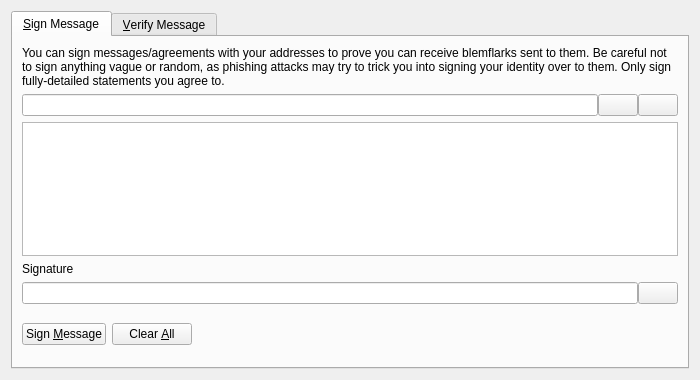
<?xml version="1.0" encoding="UTF-8"?>
<ui version="4.0">
 <class>SignVerifyMessageDialog</class>
 <widget class="QDialog" name="SignVerifyMessageDialog">
  <property name="geometry">
   <rect>
    <x>0</x>
    <y>0</y>
    <width>700</width>
    <height>380</height>
   </rect>
  </property>
  <property name="windowTitle">
   <string>Signatures - Sign / Verify a Message</string>
  </property>
  <property name="modal">
   <bool>true</bool>
  </property>
  <layout class="QVBoxLayout" name="verticalLayout">
   <item>
    <widget class="QTabWidget" name="tabWidget">
     <property name="currentIndex">
      <number>0</number>
     </property>
     <widget class="QWidget" name="tabSignMessage">
      <attribute name="title">
       <string>&amp;Sign Message</string>
      </attribute>
      <layout class="QVBoxLayout" name="verticalLayout_SM">
       <item>
        <widget class="QLabel" name="infoLabel_SM">
         <property name="text">
          <string>You can sign messages/agreements with your addresses to prove you can receive blemflarks sent to them. Be careful not to sign anything vague or random, as phishing attacks may try to trick you into signing your identity over to them. Only sign fully-detailed statements you agree to.</string>
         </property>
         <property name="textFormat">
          <enum>Qt::PlainText</enum>
         </property>
         <property name="wordWrap">
          <bool>true</bool>
         </property>
        </widget>
       </item>
       <item>
        <layout class="QHBoxLayout" name="horizontalLayout_1_SM">
         <property name="spacing">
          <number>0</number>
         </property>
         <item>
          <widget class="QValidatedLineEdit" name="addressIn_SM">
           <property name="toolTip">
            <string>The Blemflark address to sign the message with</string>
           </property>
          </widget>
         </item>
         <item>
          <widget class="QPushButton" name="addressBookButton_SM">
           <property name="toolTip">
            <string>Choose previously used address</string>
           </property>
           <property name="text">
            <string/>
           </property>
           <property name="icon">
            <iconset resource="../blemflark.qrc">
             <normaloff>:/icons/address-book</normaloff>:/icons/address-book</iconset>
           </property>
           <property name="shortcut">
            <string>Alt+A</string>
           </property>
           <property name="autoDefault">
            <bool>false</bool>
           </property>
          </widget>
         </item>
         <item>
          <widget class="QPushButton" name="pasteButton_SM">
           <property name="toolTip">
            <string>Paste address from clipboard</string>
           </property>
           <property name="text">
            <string/>
           </property>
           <property name="icon">
            <iconset resource="../blemflark.qrc">
             <normaloff>:/icons/editpaste</normaloff>:/icons/editpaste</iconset>
           </property>
           <property name="shortcut">
            <string>Alt+P</string>
           </property>
           <property name="autoDefault">
            <bool>false</bool>
           </property>
          </widget>
         </item>
        </layout>
       </item>
       <item>
        <widget class="QPlainTextEdit" name="messageIn_SM">
         <property name="toolTip">
          <string>Enter the message you want to sign here</string>
         </property>
        </widget>
       </item>
       <item>
        <widget class="QLabel" name="signatureLabel_SM">
         <property name="text">
          <string>Signature</string>
         </property>
         <property name="textFormat">
          <enum>Qt::PlainText</enum>
         </property>
        </widget>
       </item>
       <item>
        <layout class="QHBoxLayout" name="horizontalLayout_2_SM">
         <property name="spacing">
          <number>0</number>
         </property>
         <item>
          <widget class="QLineEdit" name="signatureOut_SM">
           <property name="font">
            <font>
             <italic>true</italic>
            </font>
           </property>
           <property name="readOnly">
            <bool>true</bool>
           </property>
          </widget>
         </item>
         <item>
          <widget class="QPushButton" name="copySignatureButton_SM">
           <property name="toolTip">
            <string>Copy the current signature to the system clipboard</string>
           </property>
           <property name="text">
            <string/>
           </property>
           <property name="icon">
            <iconset resource="../blemflark.qrc">
             <normaloff>:/icons/editcopy</normaloff>:/icons/editcopy</iconset>
           </property>
           <property name="autoDefault">
            <bool>false</bool>
           </property>
          </widget>
         </item>
        </layout>
       </item>
       <item>
        <layout class="QHBoxLayout" name="horizontalLayout_3_SM">
         <item>
          <widget class="QPushButton" name="signMessageButton_SM">
           <property name="toolTip">
            <string>Sign the message to prove you own this Blemflark address</string>
           </property>
           <property name="text">
            <string>Sign &amp;Message</string>
           </property>
           <property name="icon">
            <iconset resource="../blemflark.qrc">
             <normaloff>:/icons/edit</normaloff>:/icons/edit</iconset>
           </property>
           <property name="autoDefault">
            <bool>false</bool>
           </property>
          </widget>
         </item>
         <item>
          <widget class="QPushButton" name="clearButton_SM">
           <property name="toolTip">
            <string>Reset all sign message fields</string>
           </property>
           <property name="text">
            <string>Clear &amp;All</string>
           </property>
           <property name="icon">
            <iconset resource="../blemflark.qrc">
             <normaloff>:/icons/remove</normaloff>:/icons/remove</iconset>
           </property>
           <property name="autoDefault">
            <bool>false</bool>
           </property>
          </widget>
         </item>
         <item>
          <spacer name="horizontalSpacer_1_SM">
           <property name="orientation">
            <enum>Qt::Horizontal</enum>
           </property>
           <property name="sizeHint" stdset="0">
            <size>
             <width>40</width>
             <height>48</height>
            </size>
           </property>
          </spacer>
         </item>
         <item>
          <widget class="QLabel" name="statusLabel_SM">
           <property name="font">
            <font>
             <weight>75</weight>
             <bold>true</bold>
            </font>
           </property>
           <property name="text">
            <string/>
           </property>
           <property name="wordWrap">
            <bool>true</bool>
           </property>
          </widget>
         </item>
         <item>
          <spacer name="horizontalSpacer_2_SM">
           <property name="orientation">
            <enum>Qt::Horizontal</enum>
           </property>
           <property name="sizeHint" stdset="0">
            <size>
             <width>40</width>
             <height>48</height>
            </size>
           </property>
          </spacer>
         </item>
        </layout>
       </item>
      </layout>
     </widget>
     <widget class="QWidget" name="tabVerifyMessage">
      <attribute name="title">
       <string>&amp;Verify Message</string>
      </attribute>
      <layout class="QVBoxLayout" name="verticalLayout_VM">
       <item>
        <widget class="QLabel" name="infoLabel_VM">
         <property name="text">
          <string>Enter the receiver's address, message (ensure you copy line breaks, spaces, tabs, etc. exactly) and signature below to verify the message. Be careful not to read more into the signature than what is in the signed message itself, to avoid being tricked by a man-in-the-middle attack. Note that this only proves the signing party receives with the address, it cannot prove sendership of any transaction!</string>
         </property>
         <property name="textFormat">
          <enum>Qt::PlainText</enum>
         </property>
         <property name="alignment">
          <set>Qt::AlignLeading|Qt::AlignLeft|Qt::AlignTop</set>
         </property>
         <property name="wordWrap">
          <bool>true</bool>
         </property>
        </widget>
       </item>
       <item>
        <layout class="QHBoxLayout" name="horizontalLayout_1_VM">
         <property name="spacing">
          <number>0</number>
         </property>
         <item>
          <widget class="QValidatedLineEdit" name="addressIn_VM">
           <property name="toolTip">
            <string>The Blemflark address the message was signed with</string>
           </property>
          </widget>
         </item>
         <item>
          <widget class="QPushButton" name="addressBookButton_VM">
           <property name="toolTip">
            <string>Choose previously used address</string>
           </property>
           <property name="text">
            <string/>
           </property>
           <property name="icon">
            <iconset resource="../blemflark.qrc">
             <normaloff>:/icons/address-book</normaloff>:/icons/address-book</iconset>
           </property>
           <property name="shortcut">
            <string>Alt+A</string>
           </property>
           <property name="autoDefault">
            <bool>false</bool>
           </property>
          </widget>
         </item>
        </layout>
       </item>
       <item>
        <widget class="QPlainTextEdit" name="messageIn_VM"/>
       </item>
       <item>
        <widget class="QValidatedLineEdit" name="signatureIn_VM"/>
       </item>
       <item>
        <layout class="QHBoxLayout" name="horizontalLayout_2_VM">
         <item>
          <widget class="QPushButton" name="verifyMessageButton_VM">
           <property name="toolTip">
            <string>Verify the message to ensure it was signed with the specified Blemflark address</string>
           </property>
           <property name="text">
            <string>Verify &amp;Message</string>
           </property>
           <property name="icon">
            <iconset resource="../blemflark.qrc">
             <normaloff>:/icons/transaction_0</normaloff>:/icons/transaction_0</iconset>
           </property>
           <property name="autoDefault">
            <bool>false</bool>
           </property>
          </widget>
         </item>
         <item>
          <widget class="QPushButton" name="clearButton_VM">
           <property name="toolTip">
            <string>Reset all verify message fields</string>
           </property>
           <property name="text">
            <string>Clear &amp;All</string>
           </property>
           <property name="icon">
            <iconset resource="../blemflark.qrc">
             <normaloff>:/icons/remove</normaloff>:/icons/remove</iconset>
           </property>
           <property name="autoDefault">
            <bool>false</bool>
           </property>
          </widget>
         </item>
         <item>
          <spacer name="horizontalSpacer_1_VM">
           <property name="orientation">
            <enum>Qt::Horizontal</enum>
           </property>
           <property name="sizeHint" stdset="0">
            <size>
             <width>40</width>
             <height>48</height>
            </size>
           </property>
          </spacer>
         </item>
         <item>
          <widget class="QLabel" name="statusLabel_VM">
           <property name="font">
            <font>
             <weight>75</weight>
             <bold>true</bold>
            </font>
           </property>
           <property name="text">
            <string/>
           </property>
           <property name="wordWrap">
            <bool>true</bool>
           </property>
          </widget>
         </item>
         <item>
          <spacer name="horizontalSpacer_2_VM">
           <property name="orientation">
            <enum>Qt::Horizontal</enum>
           </property>
           <property name="sizeHint" stdset="0">
            <size>
             <width>40</width>
             <height>48</height>
            </size>
           </property>
          </spacer>
         </item>
        </layout>
       </item>
      </layout>
     </widget>
    </widget>
   </item>
  </layout>
 </widget>
 <customwidgets>
  <customwidget>
   <class>QValidatedLineEdit</class>
   <extends>QLineEdit</extends>
   <header>qvalidatedlineedit.h</header>
  </customwidget>
 </customwidgets>
 <resources>
  <include location="../blemflark.qrc"/>
 </resources>
 <connections/>
</ui>
